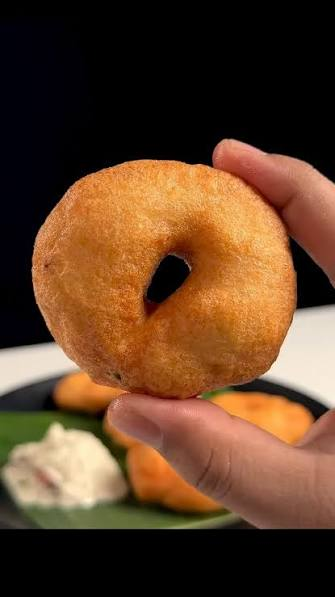
#> input picture uploads/images.jpeg, 335 x 597 px
$ python vada_detector.py --image uploads/images.jpeg
#> lines starting #> are read from the running program, lines starting #| are printed output that depends on the picture; after the words box and inside, x2 and y2 are one past the last pixel; in counts of white or black regions, pixels touching at a corner belong together
import cv2
import numpy as np
import argparse

def analyze_vada(image_path):
    """
    Detects a Uzhunnuvada (Medu Vada) in an image and calculates its radius and area.
    Assumes a reasonably contrasting background.
    """
#> called with image_path = 'uploads/images.jpeg'
    # Read the image
    img = cv2.imread(image_path)
#> img is the input picture: shape (597, 335, 3); mean B, G, R 40.2, 64.7, 96.5
    if img is None:
        print(f"Error: Could not read image at {image_path}")
        return

    # Convert to grayscale
    gray = cv2.cvtColor(img, cv2.COLOR_BGR2GRAY)
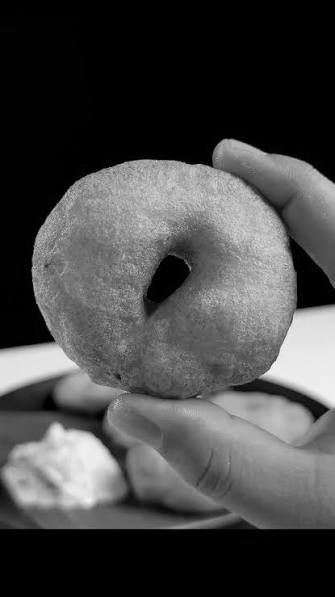
#> gray: shape (597, 335); min 0, max 246, mean 71.4

    # Apply Gaussian blur to reduce noise
    blurred = cv2.GaussianBlur(gray, (5, 5), 0)

    # Thresholding to separate the vada from the background
    # Using Otsu's thresholding; assuming inverted binary (vada is white, background is black)
    # You might need to change cv2.THRESH_BINARY_INV to cv2.THRESH_BINARY depending on your background
    _, thresh = cv2.threshold(blurred, 0, 255, cv2.THRESH_BINARY_INV + cv2.THRESH_OTSU)
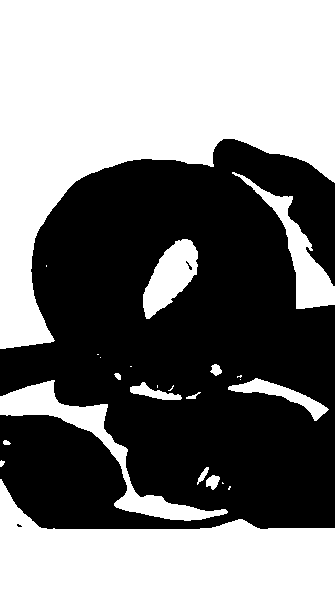
#> thresh: shape (597, 335); 49.4% white; 24 white regions (10 under 20 px)

    # Find contours and their hierarchy to detect holes (children)
    contours, hierarchy = cv2.findContours(thresh, cv2.RETR_CCOMP, cv2.CHAIN_APPROX_SIMPLE)
#> contours = 26 contours, 12 with area under 20; largest, box (x1, y1, x2, y2) and area: (0, 0, 335, 349) 61736, (0, 479, 335, 597) 23620, (0, 380, 228, 521) 4544, (232, 172, 335, 309) 2832, (143, 239, 198, 319) 2358

    if hierarchy is None:
        print("No contours found.")
        return

    # Find the largest outer contour (the vada)
    largest_idx = -1
    max_area = 0
    for i, cnt in enumerate(contours):
        area = cv2.contourArea(cnt)
        # Parent == -1 means it's an outer contour
        if hierarchy[0][i][3] == -1 and area > max_area:
            max_area = area
            largest_idx = i
#> this loop made 26 passes
#> (area, max_area) on passes 3, 26: (23620.5, 23620.5), (61736.5, 61736.5)
#> area on passes 5, 6, 8, 9, 12, 13: 118, 61, 21, 25.5, 352, 4544.5
#> after the loop, largest_idx = 25; max_area = 61736.5

    if largest_idx == -1:
        print("No vada found.")
        return

    # Find the largest inner contour (the hole) that is a child of the largest outer contour
    hole_idx = -1
    max_hole_area = 0
    for i, cnt in enumerate(contours):
        parent_idx = hierarchy[0][i][3]
        if parent_idx == largest_idx:
            area = cv2.contourArea(cnt)
            if area > max_hole_area:
                max_hole_area = area
                hole_idx = i
#> this loop made 26 passes
#> parent_idx on passes 1, 3, 4, 5, 6, 7, 8, 9, 10, 12, 13, 15: -1, -1, 2, -1, -1, -1, -1, -1, -1, -1, -1, -1
#> (cnt, parent_idx) on passes 2, 11, 14, 18, 20, 21: ([[222, 482], [222, 483], [223, 483]], -1), ([[157, 385], [157, 387]], -1), ([[240, 379]], -1), ([[130, 366], [131, 366]], -1), ([[100, 357]], -1), ([[97, 354], [98, 354]], -1)
#> after the loop, hole_idx = -1; max_hole_area = 0

    if hole_idx == -1:
        print("No inner hole found in the detected vada.")
        return

    hole_contour = contours[hole_idx]

    # Fit a minimum enclosing circle to the hole contour to get the radius
    (x, y), radius = cv2.minEnclosingCircle(hole_contour)
    center = (int(x), int(y))
    radius = int(radius)

    # Area based on the actual contour shape
    area_contour = cv2.contourArea(hole_contour)

    print(f"--- Results for {image_path} ---")
    print(f"Inner Hole Center (x, y): {center}")
    print(f"Inner Hole Radius (pixels): {radius}")
    print(f"Inner Hole Area (pixels^2): {area_contour:.2f}")
    print("-----------------------------------")

    # Draw the circle and center on the original image for visualization
    cv2.circle(img, center, radius, (0, 0, 255), 2)
    cv2.circle(img, center, 2, (0, 255, 0), 3)

    # Draw the contour itself
    cv2.drawContours(img, [hole_contour], -1, (255, 0, 0), 2)

    # [7 lines of commented-out code are left out]
    output_path = "output_" + image_path.split('/')[-1] if '/' in image_path else "output_" + image_path
    cv2.imwrite(output_path, img)
    print(f"Saved visualization to {output_path}")

if __name__ == "__main__":
    parser = argparse.ArgumentParser(description="Detect radius and area of a Uzhunnuvada.")
    parser.add_argument("-i", "--image", type=str, default="vada.jpg", help="Path to the Uzhunnuvada image")
    args = parser.parse_args()

    analyze_vada(args.image)
